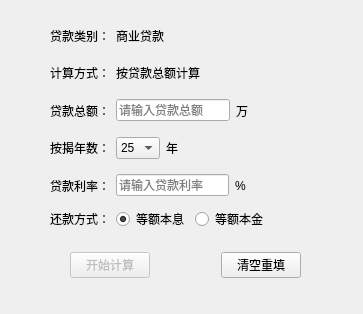
<?xml version="1.0" encoding="UTF-8"?>
<ui version="4.0">
 <class>Calcu_total</class>
 <widget class="QWidget" name="Calcu_total">
  <property name="geometry">
   <rect>
    <x>0</x>
    <y>0</y>
    <width>363</width>
    <height>314</height>
   </rect>
  </property>
  <property name="windowTitle">
   <string>房贷计算器</string>
  </property>
  <widget class="QWidget" name="">
   <property name="geometry">
    <rect>
     <x>70</x>
     <y>250</y>
     <width>231</width>
     <height>30</height>
    </rect>
   </property>
   <layout class="QHBoxLayout" name="horizontalLayout_7">
    <item>
     <widget class="QPushButton" name="pushButton_start">
      <property name="enabled">
       <bool>false</bool>
      </property>
      <property name="text">
       <string>开始计算</string>
      </property>
     </widget>
    </item>
    <item>
     <spacer name="horizontalSpacer">
      <property name="orientation">
       <enum>Qt::Horizontal</enum>
      </property>
      <property name="sizeHint" stdset="0">
       <size>
        <width>40</width>
        <height>20</height>
       </size>
      </property>
     </spacer>
    </item>
    <item>
     <widget class="QPushButton" name="pushButton_clear">
      <property name="text">
       <string>清空重填</string>
      </property>
     </widget>
    </item>
   </layout>
  </widget>
  <widget class="QWidget" name="">
   <property name="geometry">
    <rect>
     <x>50</x>
     <y>20</y>
     <width>311</width>
     <height>211</height>
    </rect>
   </property>
   <layout class="QVBoxLayout" name="verticalLayout">
    <item>
     <layout class="QHBoxLayout" name="horizontalLayout">
      <item>
       <widget class="QLabel" name="label">
        <property name="text">
         <string>贷款类别：</string>
        </property>
       </widget>
      </item>
      <item>
       <widget class="QLabel" name="label_loanType">
        <property name="text">
         <string>商业贷款</string>
        </property>
       </widget>
      </item>
      <item>
       <spacer name="horizontalSpacer_6">
        <property name="orientation">
         <enum>Qt::Horizontal</enum>
        </property>
        <property name="sizeHint" stdset="0">
         <size>
          <width>40</width>
          <height>20</height>
         </size>
        </property>
       </spacer>
      </item>
     </layout>
    </item>
    <item>
     <layout class="QHBoxLayout" name="horizontalLayout_2">
      <item>
       <widget class="QLabel" name="label_3">
        <property name="text">
         <string>计算方式：</string>
        </property>
       </widget>
      </item>
      <item>
       <widget class="QLabel" name="label_4">
        <property name="text">
         <string>按贷款总额计算</string>
        </property>
       </widget>
      </item>
      <item>
       <spacer name="horizontalSpacer_7">
        <property name="orientation">
         <enum>Qt::Horizontal</enum>
        </property>
        <property name="sizeHint" stdset="0">
         <size>
          <width>40</width>
          <height>20</height>
         </size>
        </property>
       </spacer>
      </item>
     </layout>
    </item>
    <item>
     <layout class="QHBoxLayout" name="horizontalLayout_3">
      <item>
       <widget class="QLabel" name="label_5">
        <property name="text">
         <string>贷款总额：</string>
        </property>
       </widget>
      </item>
      <item>
       <widget class="QLineEdit" name="lineEdit_loanTotalMoney">
        <property name="placeholderText">
         <string>请输入贷款总额</string>
        </property>
       </widget>
      </item>
      <item>
       <widget class="QLabel" name="label_2">
        <property name="text">
         <string>万</string>
        </property>
       </widget>
      </item>
      <item>
       <spacer name="horizontalSpacer_3">
        <property name="orientation">
         <enum>Qt::Horizontal</enum>
        </property>
        <property name="sizeHint" stdset="0">
         <size>
          <width>40</width>
          <height>20</height>
         </size>
        </property>
       </spacer>
      </item>
     </layout>
    </item>
    <item>
     <layout class="QHBoxLayout" name="horizontalLayout_4">
      <item>
       <widget class="QLabel" name="label_6">
        <property name="text">
         <string>按揭年数：</string>
        </property>
       </widget>
      </item>
      <item>
       <widget class="QComboBox" name="comboBox_ajns">
        <item>
         <property name="text">
          <string>25</string>
         </property>
        </item>
        <item>
         <property name="text">
          <string>24</string>
         </property>
        </item>
        <item>
         <property name="text">
          <string>23</string>
         </property>
        </item>
        <item>
         <property name="text">
          <string>22</string>
         </property>
        </item>
        <item>
         <property name="text">
          <string>21</string>
         </property>
        </item>
        <item>
         <property name="text">
          <string>20</string>
         </property>
        </item>
        <item>
         <property name="text">
          <string>19</string>
         </property>
        </item>
        <item>
         <property name="text">
          <string>18</string>
         </property>
        </item>
        <item>
         <property name="text">
          <string>17</string>
         </property>
        </item>
        <item>
         <property name="text">
          <string>16</string>
         </property>
        </item>
        <item>
         <property name="text">
          <string>15</string>
         </property>
        </item>
        <item>
         <property name="text">
          <string>14</string>
         </property>
        </item>
        <item>
         <property name="text">
          <string>13</string>
         </property>
        </item>
        <item>
         <property name="text">
          <string>12</string>
         </property>
        </item>
        <item>
         <property name="text">
          <string>11</string>
         </property>
        </item>
        <item>
         <property name="text">
          <string>10</string>
         </property>
        </item>
        <item>
         <property name="text">
          <string>9</string>
         </property>
        </item>
        <item>
         <property name="text">
          <string>8</string>
         </property>
        </item>
        <item>
         <property name="text">
          <string>7</string>
         </property>
        </item>
        <item>
         <property name="text">
          <string>6</string>
         </property>
        </item>
        <item>
         <property name="text">
          <string>5</string>
         </property>
        </item>
        <item>
         <property name="text">
          <string>4</string>
         </property>
        </item>
        <item>
         <property name="text">
          <string>3</string>
         </property>
        </item>
        <item>
         <property name="text">
          <string>2</string>
         </property>
        </item>
        <item>
         <property name="text">
          <string>1</string>
         </property>
        </item>
       </widget>
      </item>
      <item>
       <widget class="QLabel" name="label_9">
        <property name="text">
         <string>年</string>
        </property>
       </widget>
      </item>
      <item>
       <spacer name="horizontalSpacer_2">
        <property name="orientation">
         <enum>Qt::Horizontal</enum>
        </property>
        <property name="sizeHint" stdset="0">
         <size>
          <width>40</width>
          <height>20</height>
         </size>
        </property>
       </spacer>
      </item>
     </layout>
    </item>
    <item>
     <layout class="QHBoxLayout" name="horizontalLayout_5">
      <item>
       <widget class="QLabel" name="label_7">
        <property name="text">
         <string>贷款利率：</string>
        </property>
       </widget>
      </item>
      <item>
       <widget class="QLineEdit" name="lineEdit_loanRate">
        <property name="placeholderText">
         <string>请输入贷款利率</string>
        </property>
       </widget>
      </item>
      <item>
       <widget class="QLabel" name="label_10">
        <property name="text">
         <string>% </string>
        </property>
       </widget>
      </item>
      <item>
       <spacer name="horizontalSpacer_4">
        <property name="orientation">
         <enum>Qt::Horizontal</enum>
        </property>
        <property name="sizeHint" stdset="0">
         <size>
          <width>40</width>
          <height>20</height>
         </size>
        </property>
       </spacer>
      </item>
     </layout>
    </item>
    <item>
     <layout class="QHBoxLayout" name="horizontalLayout_6">
      <item>
       <widget class="QLabel" name="label_8">
        <property name="text">
         <string>还款方式：</string>
        </property>
       </widget>
      </item>
      <item>
       <widget class="QRadioButton" name="radioButton_sameCapitalPlusInterest">
        <property name="text">
         <string>等额本息</string>
        </property>
        <property name="checked">
         <bool>true</bool>
        </property>
       </widget>
      </item>
      <item>
       <widget class="QRadioButton" name="radioButton_radioButton_sameCapital">
        <property name="text">
         <string>等额本金</string>
        </property>
       </widget>
      </item>
      <item>
       <spacer name="horizontalSpacer_5">
        <property name="orientation">
         <enum>Qt::Horizontal</enum>
        </property>
        <property name="sizeHint" stdset="0">
         <size>
          <width>40</width>
          <height>20</height>
         </size>
        </property>
       </spacer>
      </item>
     </layout>
    </item>
   </layout>
  </widget>
 </widget>
 <resources/>
 <connections>
  <connection>
   <sender>lineEdit_loanTotalMoney</sender>
   <signal>textChanged(QString)</signal>
   <receiver>Calcu_total</receiver>
   <slot>on_text_changed()</slot>
   <hints>
    <hint type="sourcelabel">
     <x>171</x>
     <y>127</y>
    </hint>
    <hint type="destinationlabel">
     <x>39</x>
     <y>120</y>
    </hint>
   </hints>
  </connection>
  <connection>
   <sender>lineEdit_loanRate</sender>
   <signal>textChanged(QString)</signal>
   <receiver>Calcu_total</receiver>
   <slot>on_text_changed()</slot>
   <hints>
    <hint type="sourcelabel">
     <x>161</x>
     <y>203</y>
    </hint>
    <hint type="destinationlabel">
     <x>6</x>
     <y>192</y>
    </hint>
   </hints>
  </connection>
 </connections>
 <slots>
  <slot>on_text_changed()</slot>
 </slots>
</ui>
